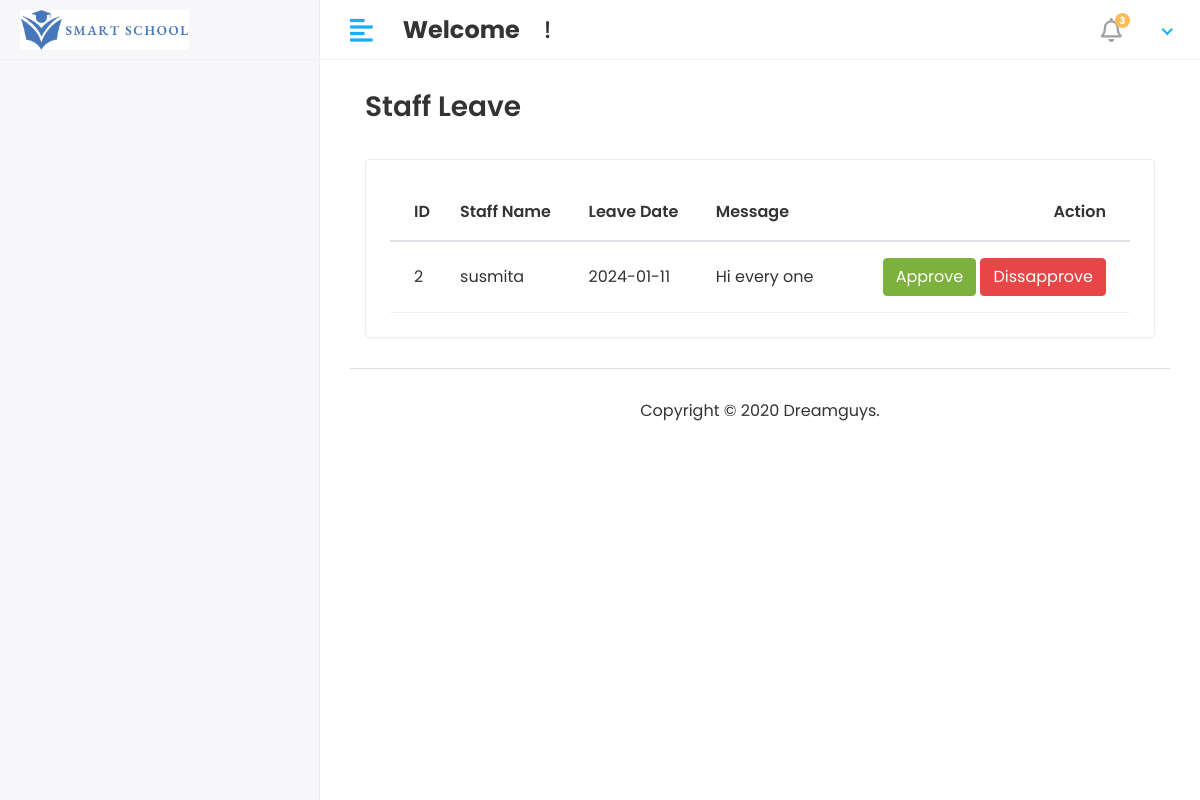
/holiday_view, run on an earlier commit of the app's database.
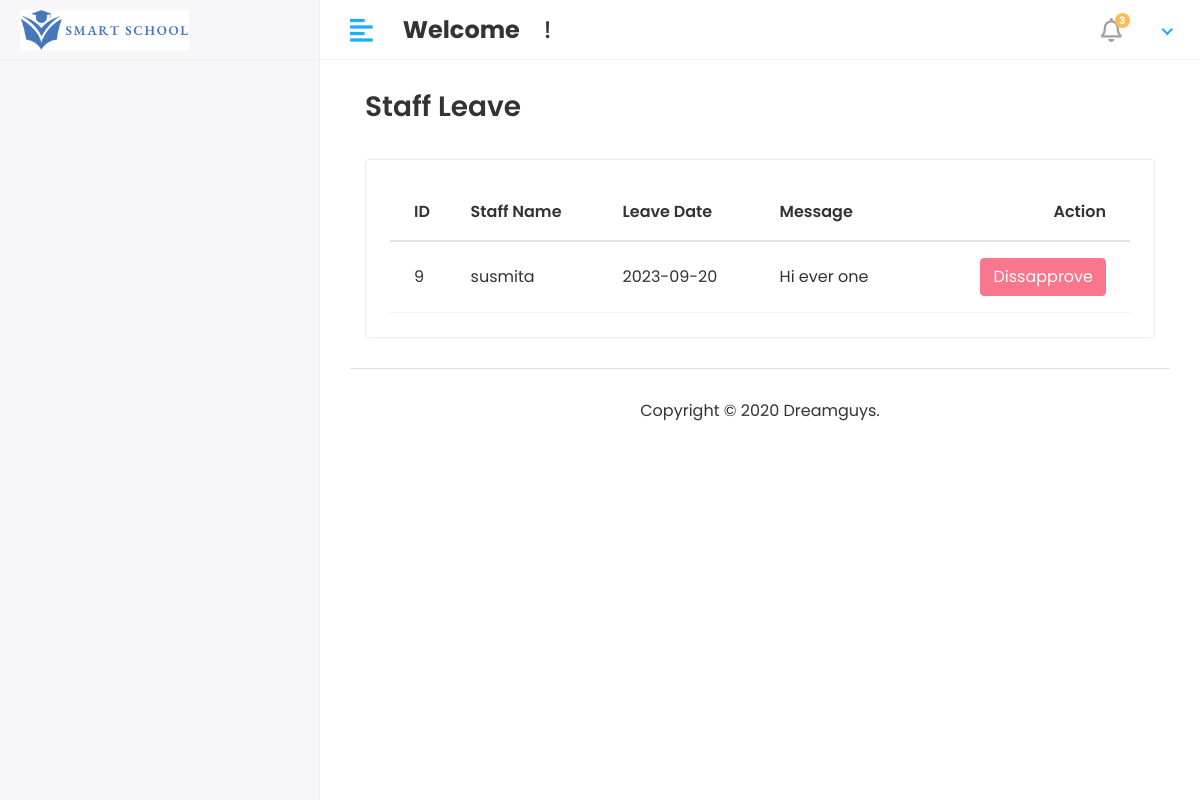
And on a later commit of the database.
### studentapp/models.py (models this page shows, shortened)
class Staff_leave(models.Model):
    staff_id=models.ForeignKey(Staff,on_delete=models.CASCADE)
    data=models.CharField(max_length=100)
    message=models.TextField()
    status=models.IntegerField(default=0)
    created_at=models.DateTimeField(auto_now_add=True)
    updated_at=models.DateTimeField(auto_now_add=True)

class Staff(models.Model):
    admin=models.OneToOneField(CoustamUser,on_delete=models.CASCADE)
    address=models.TextField()
    gender=models.CharField(max_length=100)
    created_at=models.DateTimeField(auto_now_add=True)
    update_at=models.DateTimeField(auto_now_add=True)

class CoustamUser(AbstractUser):
    User=(
        (1,'HOD'),
        (2,'STAFF'),
        (3,'STUDENT'),
    )
    user_type=models.CharField(choices=User,max_length=50,default=1)
    profile_pic=models.ImageField(upload_to='Media/profile_pic')

### studentmagmentsystem/Hod_views.py (the view)
# urls.py: path('holiday_view',Hod_views.Sataf_leave_view,name='holiday_view'),
def Sataf_leave_view(request):
    staff_leave=Staff_leave.objects.all()
    context={
      'staff_leave':staff_leave
    }
    return render(request,'hod/staff_leave_view.html',context)

### templates/hod/staff_leave_view.html (shortened to what this page needs)
{% extends 'base.html'%}
{%block content%}
{%load static%}
<div class="content container-fluid">
   <div class="page-header">
      <div class="row align-items-center">
         <div class="col">
            <h3 class="page-title">Staff Leave</h3>
         </div>
      </div>
   </div>
   <div class="row">
      <div class="col-sm-12">
         <div class="card card-table">
            <div class="card-body">
               <div class="table-responsive">
                  <table class="table table-hover table-center mb-0 datatable">
                     <thead>
                        <tr>
                           <th>ID</th>
                           <th>Staff Name</th>
                           <th>Leave Date</th>
                           <th>Message</th>
                           <th class="text-right">Action</th>
                        </tr>
                     </thead>
                     <tbody>
                        {%for sl in staff_leave %}
                        <tr>
                           <td>{{sl.id}}</td>
                           <td>{{sl.staff_id.admin.first_name}}</td>
                           <td>{{sl.data}}</td>
                           <td>{{sl.message}}</td>
                           <td class="text-right">
                              <div class="actions">
                                {% if sl.status == 0 %}
                                <a href="/approve_leave/{{sl.id}}" class="btn btn-success">Approve</a>
                                <a href="/diss_approve_leave/{{sl.id}}" class="btn btn-danger">Dissapprove</a>
                                {% elif i.status == 1 %}
                                <button class="btn btn-success" disabled="disabled">Approve</button>
                                {%else%}
                                <button class="btn btn-danger" disabled="disabled">Dissapprove</button>
                                {%endif%}
                              </div>
                           </td>
                        </tr>
                        {%endfor%}
                     </tbody>
                  </table>
               </div>
            </div>
         </div>
      </div>
   </div>
</div>
{%endblock%}

What changed in the data, as far as the page shows it:
removed Staff_leave: id "2", staff_id.admin.first_name "susmita", data "2024-01-11", message "Hi every one"
added Staff_leave: id "9", staff_id.admin.first_name "susmita", data "2023-09-20", message "Hi ever one", status "Dissapprove"
